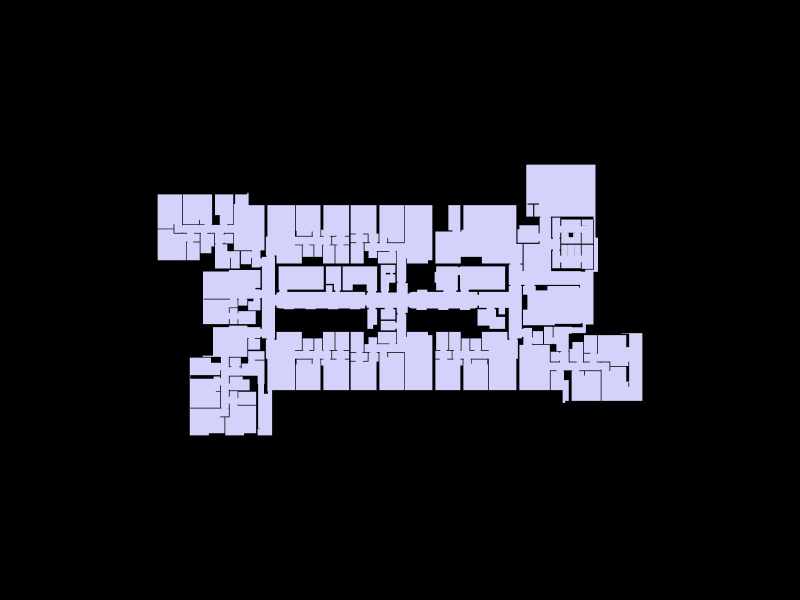

The notebook cell saved with this chart:
### Markdown cell above
## 6. Show the geometry

### Code cell
Topology.Show(gallery,
              camera=[0,0,6],
              faceColor=[210,210,250],
              faceOpacity=1,
              showEdges=False,
              showVertices=False,
              backgroundColor="black",
              width=800,
              height=600,
              renderer=renderer)

### Figure 1 — Plotly figure (JSON) as saved in the notebook; plotly's stock layout.template omitted (floating-point values rounded to 4 significant figures; data arrays with more than 128 entries replaced by an {"elided": "..."} marker saying what was removed)
{"data": [{"cmax": 1, "cmin": 0, "color": "#D2D2FA", "colorscale": [[0, "#440154"], [0.1111, "#482878"], [0.2222, "#3e4989"], [0.3333, "#31688e"], [0.4444, "#26828e"], [0.5556, "#1f9e89"], [0.6667, "#35b779"], [0.7778, "#6ece58"], [0.8889, "#b5de2b"], [1, "#fde725"]], "flatshading": true, "hoverinfo": "text", "hovertext": "", "i": {"elided": "1306 int values"}, "j": {"elided": "1306 int values"}, "k": {"elided": "1306 int values"}, "legendgroup": "3", "legendrank": 3, "lighting": {"facenormalsepsilon": 0}, "name": "1: Untitled (Faces)", "opacity": 1, "showlegend": false, "showscale": false, "text": "", "type": "mesh3d", "x": {"elided": "1282 float values"}, "y": {"elided": "1282 float values"}, "z": {"elided": "1282 int values"}}], "layout": {"autosize": true, "height": 600, "margin": {"b": 40, "l": 40, "r": 40, "t": 40}, "paper_bgcolor": "#000000", "plot_bgcolor": "#000000", "scene": {"aspectmode": "data", "camera": {"center": {"x": 0, "y": 0, "z": 0}, "eye": {"x": 0, "y": 0, "z": 6}, "projection": {"type": "perspective"}, "up": {"x": 0, "y": 1, "z": 0}}, "xaxis": {"visible": false}, "yaxis": {"visible": false}, "zaxis": {"visible": false}}, "showlegend": true, "width": 800, "xaxis": {"showgrid": false, "visible": false, "zeroline": false}, "yaxis": {"showgrid": false, "visible": false, "zeroline": false}}}
